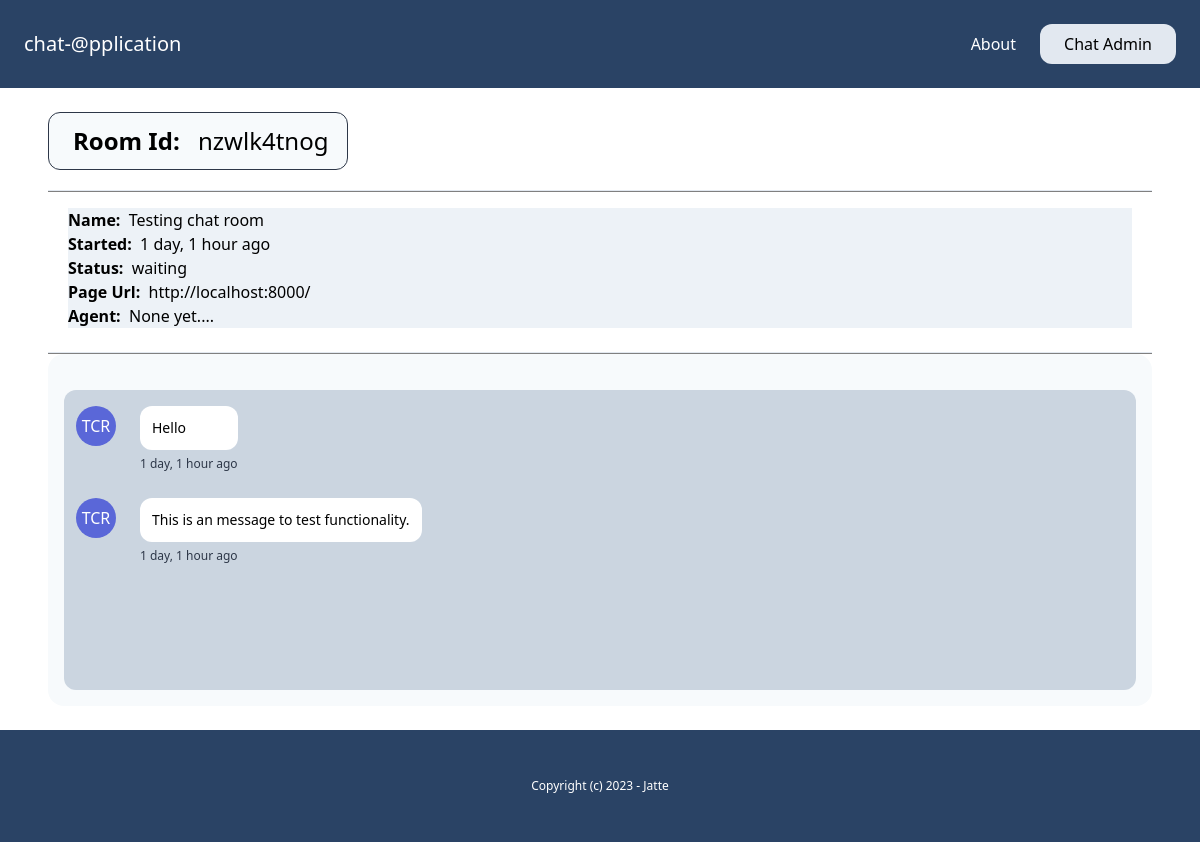
Before: /admin-dashboard/room_details/nzwlk4tnog/ (signed in) with the older database file.
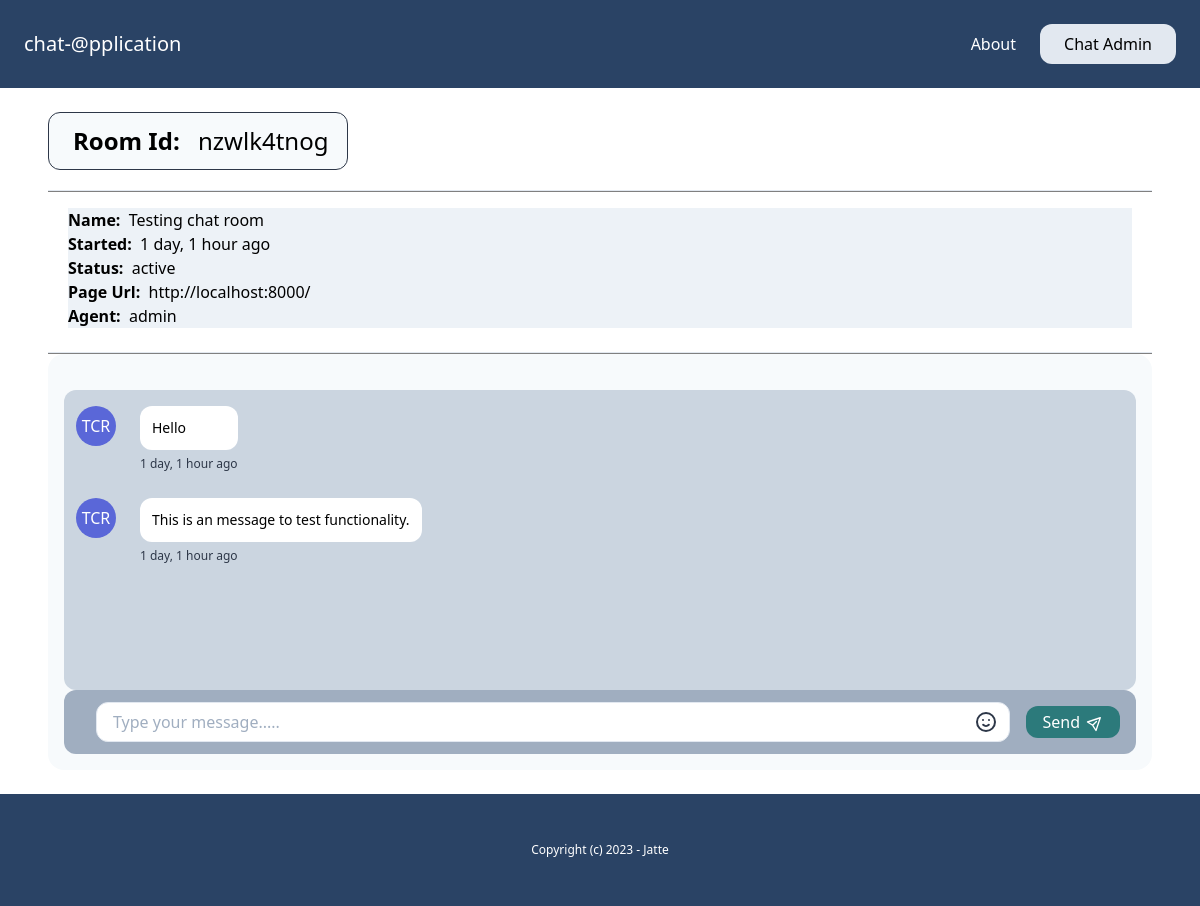
After: the same page with the newer database file.
### chat/models.py (models this page shows, shortened)
class Room(models.Model):
    WAITING = "waiting"
    ACTIVE = "active"
    CLOSED = "closed"
    CHOICES_STATUS = (
        (WAITING, "waiting"),
        (ACTIVE, "active"),
        (CLOSED, "closed"),
    )
    uuid = models.CharField(max_length=255)
    client = models.CharField(max_length=255)
    agent = models.ForeignKey(User, null=True, blank=True, related_name="rooms", on_delete=models.CASCADE)
    messages = models.ManyToManyField(Message, blank=True)
    url = models.CharField(max_length=255, blank=True, null=True)
    status = models.CharField(max_length=20, choices=CHOICES_STATUS, default=WAITING)
    created_at = models.DateTimeField(auto_now_add=True)
    class Meta:
        ordering = ("-created_at",)

### account/models.py (models this page shows)
class User(AbstractBaseUser, PermissionsMixin):
    AGENT = 'agent'
    MANAGER = 'manager'
    ROLES_CHOICES = (
        (AGENT, 'Agent'),
        (MANAGER, 'Manager'),
    )
    id = models.UUIDField(primary_key=True, default=uuid.uuid4, editable=False)
    email = models.EmailField(unique=True)
    name = models.CharField(max_length=255, blank=True, default='')
    role = models.CharField(max_length=20, choices=ROLES_CHOICES, default=AGENT)
    is_active = models.BooleanField(default=True)
    is_superuser = models.BooleanField(default=False)
    is_staff = models.BooleanField(default=False)
    date_joined = models.DateTimeField(default=timezone.now)
    last_login = models.DateTimeField(blank=True, null=True)
    objects = CustomUserManager()
    USERNAME_FIELD = 'email'
    EMAIL_FIELD = 'email'
    REQUIRED_FIELDS = ['name']

### chat/views.py (the view)
# urls.py: path("admin-dashboard/room_details/<str:uuid>/", views.get_room_details, name="room_details"),
@login_required
def get_room_details(request, uuid):
    try:
        if request.user.groups.first().name == "Manager" or request.user.groups.first().name == "agents":
            room = Room.objects.get(uuid=uuid)
            if request.user.groups.first().name == "agents" and room.status == Room.WAITING:
                room.status = Room.ACTIVE
                room.agent = request.user
                room.save()
                messages.info(request, f"{request.user.name} you are assigned as a agent for this chat room !!!!")
            return render(request, "chat/room_details.html", {"room": room})
    except:
        raise PermissionDenied

### chat/templatetags/chat_tags.py (called while the page is built)
@register.filter(name="initials")
def initials(value):
    initials = ""
    for name in value.split(" "):
        if name:
            initials += name[0].upper()
    return initials

### chat/templates/chat/room_details.html (shortened to what the changed rows need)
{% extends "core/base.html" %}
{% load chat_tags %}
{% load static %}
{% block content %}
    <div>
        <h1 class="text-2xl border border-gray-800 rounded-xl max-w-[300px] p-3 bg-gray-100"><b class="mx-3">Room Id:</b> {{room.uuid}} </h1>
        <hr class="mt-5 text-black">
        <p class="mt-4 mx-5 bg-gray-200">
            <b>Name: &nbsp;</b>{{room.client}}<br>
            <b>Started: &nbsp;</b>{{room.created_at|timesince}} ago<br>
            <b>Status: &nbsp;</b>{{room.status}}<br>
            <b>Page Url: &nbsp;</b>{{room.url}}<br>
            <b>Agent: &nbsp;</b>{% firstof room.agent.name "None yet...."%}<br>
        </p>
        <hr class="mt-6">
        <div class="flex flex-col flex-auto flex-shrink-0 rounded-2xl bg-gray-100 h-full p-4">
            <div class="h-[300px] bg-gray-400 mt-5 overflow-scroll rounded-xl flex flex-col flex-grow" id="message_box">
            </div>
            {% if room.status == "active" %}
                <div class="flex flex-row items-center h-16 rounded-xl bg-gray-500 w-full px-4">
                    <div class="flex-grow ml-4">
                        <div class="relative w-full">
                            <input type="text" id="message_content"
                                class="flex w-full border rounded-xl focus:outline-none focus:border-indigo-800 pl-4 h-10" placeholder="Type your message....." />
                            <button
                                class="absolute flex items-center justify-center h-full w-12 right-0 top-0 text-gray-800 hover:text-gray-600">
                                <svg class="w-6 h-6" fill="none" stroke="currentColor" viewBox="0 0 24 24"
                                    xmlns="http://www.w3.org/2000/svg">
                                    <path stroke-linecap="round" stroke-linejoin="round" stroke-width="2"
                                        d="M14.828 14.828a4 4 0 01-5.656 0M9 10h.01M15 10h.01M21 12a9 9 0 11-18 0 9 9 0 0118 0z">
                                    </path>
                                </svg>
                            </button>
                        </div>
                    </div>
                    <div class="ml-4">
                        <button id="send_message"
                            class="flex items-center justify-center bg-teal-700 hover:bg-teal-800 rounded-xl text-white px-4 py-1 flex-shrink-0">
                            <span>Send</span>
                            <span class="ml-2">
                                <svg class="w-4 h-4 transform rotate-45 -mt-px" fill="none" stroke="currentColor"
                                    viewBox="0 0 24 24" xmlns="http://www.w3.org/2000/svg">
                                    <path stroke-linecap="round" stroke-linejoin="round" stroke-width="2"
                                        d="M12 19l9 2-9-18-9 18 9-2zm0 0v-8"></path>
                                </svg>
                            </span>
                        </button>
                    </div>
                </div>
            {% endif %}
        </div>
    </div>
{% endblock %}

Changed rows visible on the page:
changed Room "nzwlk4tnog": status "waiting" → "active"; agent.name "None yet...." → "admin"
Other visible differences:
text now shown: "Send"
